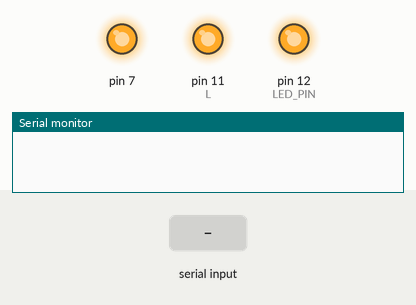
A sketch run on a simulated Arduino Uno, built with avr-gcc and run on an emulated ATmega328P. On the bench: output pins drawn as LEDs (lit = HIGH), the last lines printed to the serial monitor. The test bench sets the inputs (shaded band).

Above: at 1.2 s.
1.3 s: "0" received over the second serial link
At 2.5 s:
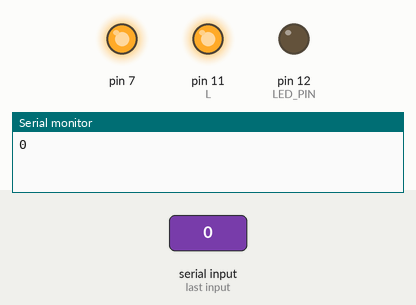
2.8 s: "4" received over the second serial link
At 3.7 s:
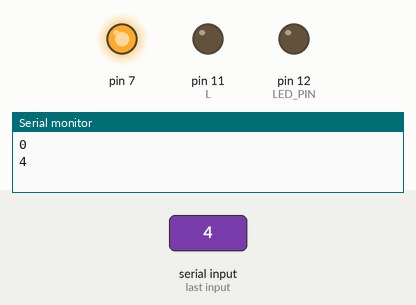
4.3 s: "1" received over the second serial link
At 4.9 s:
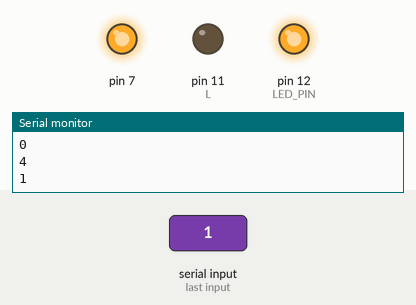
5.8 s: "3" received over the second serial link
At 7.2 s:
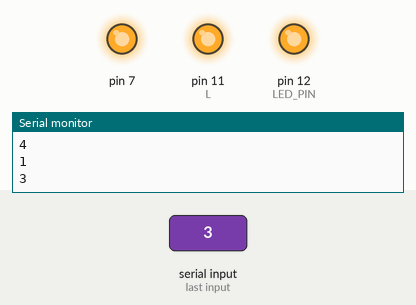
Timing chart, 0 to 8.3 s (numbered marks = the images above; inputs shaded):
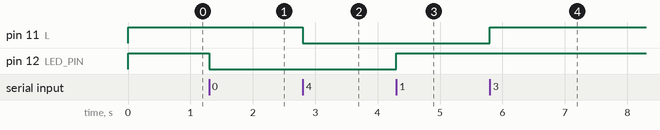

Measured:
- after the input at 1.3 s, pin 12 (LED_PIN): HIGH → LOW at once
- after the input at 2.8 s, pin 11 (L): HIGH → LOW at once
- after the input at 4.3 s, pin 12 (LED_PIN): LOW → HIGH at once
- after the input at 5.8 s, pin 11 (L): LOW → HIGH at once

The sketch:

tanvi1.ino
```cpp
#include<SoftwareSerial.h>
#define TxD 3
#define RxD 2
#define LED_PIN 12
#define L 11
SoftwareSerial bluetoothSerial(TxD,RxD);

char c;

void setup() {
  // put your setup code here, to run once:
bluetoothSerial.begin(9600);
Serial.begin(9600);
pinMode(LED_PIN,OUTPUT);
pinMode(L,OUTPUT);
pinMode(7,OUTPUT);
digitalWrite(7,HIGH);
digitalWrite(LED_PIN,HIGH);
digitalWrite(L,HIGH);
}

void loop() {
  digitalWrite(7,HIGH);
  // put your main code here, to run repeatedly:
if(bluetoothSerial.available()){
  c=bluetoothSerial.read();
  Serial.println(c);
  if(c=='1')
  digitalWrite(LED_PIN,HIGH);
  if(c=='0')
  digitalWrite(LED_PIN,LOW);
  if(c=='3')
  digitalWrite(L,HIGH);
  if(c=='4')
  digitalWrite(L,LOW);
}
}
```
